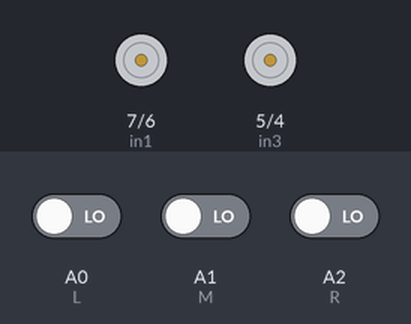
A sketch run on a simulated Arduino Uno, built with avr-gcc and run on an emulated ATmega328P. Parts: motor-driver pin pairs drawn as motors (green arrow = first pin HIGH = forward, orange = second pin HIGH = backward, longer = more drive, scaled by the enable pin). Inputs (shaded band) come from the test bench; at power-on: A0 (L) LOW, A1 (M) LOW, A2 (R) LOW.

Above: at 1.2 s.
1.3 s: A0 (L) driven HIGH
At 2.5 s:
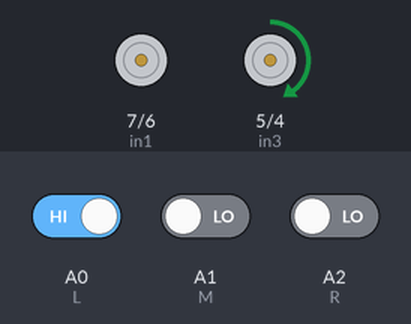
2.8 s: A1 (M) driven HIGH
At 3.8 s:
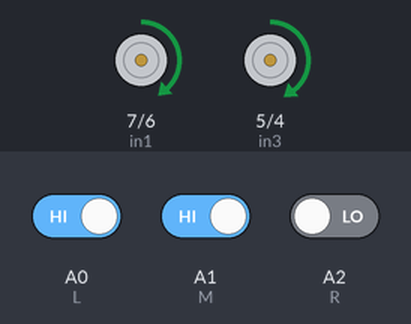
4.3 s: A0 (L) driven LOW and A1 (M) driven LOW and A2 (R) driven HIGH
At 4.9 s:
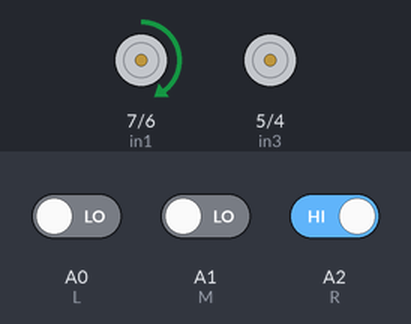
Timing chart, 0 to 7.3 s (numbered marks = the images above; inputs shaded):
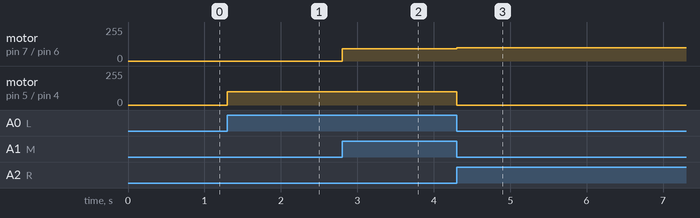

Measured:
- after the input at 1.3 s, motor on pin 5 (in3) / pin 4 (in4): stopped → forward 99/255 at once
- after the input at 2.8 s, motor on pin 7 (in1) / pin 6 (in2): stopped → forward 93/255 at once; motor on pin 5 (in3) / pin 4 (in4): forward 99/255 → forward 98/255 at once
- after the input at 4.3 s, motor on pin 7 (in1) / pin 6 (in2): forward 93/255 → forward 99/255 at once; motor on pin 5 (in3) / pin 4 (in4): forward 98/255 → stopped at once

The sketch:

LineTracer.ino
```cpp
#define enA 9
#define enB 10
int L = A0;
int M = A1;
int R = A2;

int in1 = 7;
int in2 = 6;
int in3 = 5;
int in4 = 4;

void setup() {
  pinMode(L, INPUT);
  pinMode(R, INPUT);
  pinMode(M, INPUT);
  pinMode(in1, OUTPUT);
  pinMode(in2, OUTPUT);
  pinMode(in3, OUTPUT);
  pinMode(in4, OUTPUT);

  pinMode(enA, OUTPUT);
  pinMode(enB, OUTPUT);
}
void loop() {
  if (digitalRead(L) == HIGH && digitalRead(M) == HIGH && digitalRead(R) == HIGH) {
    forward();
  }
  if (digitalRead(L) == HIGH && digitalRead(M) == HIGH && digitalRead(R) == LOW) {
    forward();
  }
  if (digitalRead(L) == HIGH && digitalRead(M) == LOW && digitalRead(R) == HIGH) {
    forward();
  }
  if (digitalRead(L) == HIGH && digitalRead(M) == LOW && digitalRead(R) == LOW) {
    //좌회전
    Bleft();
  }
  if (digitalRead(L) == LOW && digitalRead(M) == HIGH && digitalRead(R) == HIGH) {
    //직진
    forward();
  }
  if (digitalRead(L) == LOW && digitalRead(M) == LOW && digitalRead(R) == HIGH) {
    //우회전
    Bright();
  }
  if (digitalRead(L) == LOW && digitalRead(M) == HIGH && digitalRead(R) == LOW) {
    forward();
  }
  if (digitalRead(L) == LOW && digitalRead(M) == LOW && digitalRead(R) == LOW) {

  }
}
void forward() {
  digitalWrite(in1, HIGH);
  digitalWrite(in2, LOW);
  digitalWrite(in3, HIGH);
  digitalWrite(in4, LOW);
  analogWrite(enA, 93);
  analogWrite(enB, 98);
}
void Bright() {
  digitalWrite(in1, HIGH);
  digitalWrite(in2, LOW);
  digitalWrite(in3, LOW);
  digitalWrite(in4, LOW);
  analogWrite(enA, 99);
  analogWrite(enB, 0);
}
void Bleft() {
  digitalWrite(in1, LOW);
  digitalWrite(in2, LOW);
  digitalWrite(in3, HIGH);
  digitalWrite(in4, LOW);
  analogWrite(enA, 0);
  analogWrite(enB, 99);
}
```
